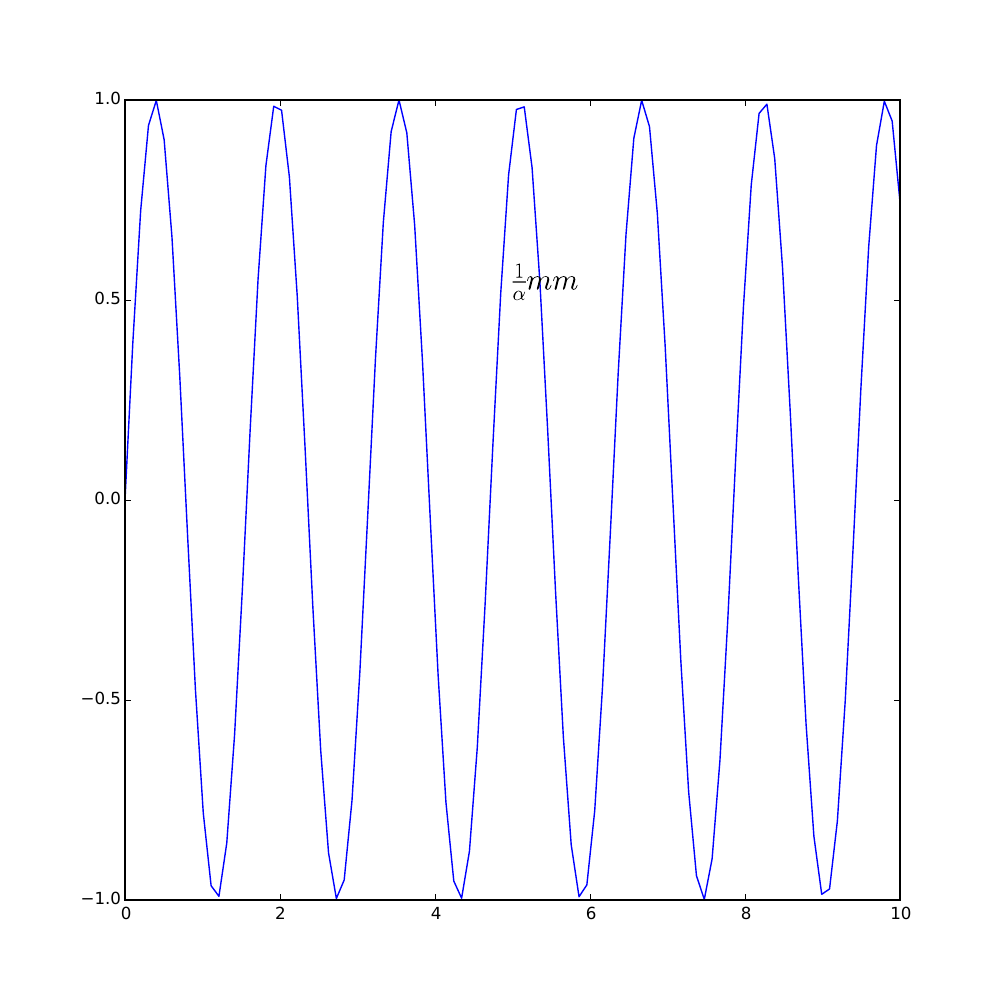

This figure's Python source:
#!/usr/bin/env python3

from matplotlib.figure import Figure
from matplotlib.backends.backend_gtk3cairo import FigureCanvasGTK3Cairo as FigureCanvas
import numpy as np

fig = Figure(figsize=(10,10), dpi=100)
ax = fig.add_subplot(111)
canvas = FigureCanvas(fig)


x = np.linspace(0,10,100)
y = np.sin(4*x)

ax.plot(x,y)
ax.text(5, .5, r'$\frac{1}{\alpha}mm$', fontsize=22, usetex=True)

fig.savefig('textest.pdf')
